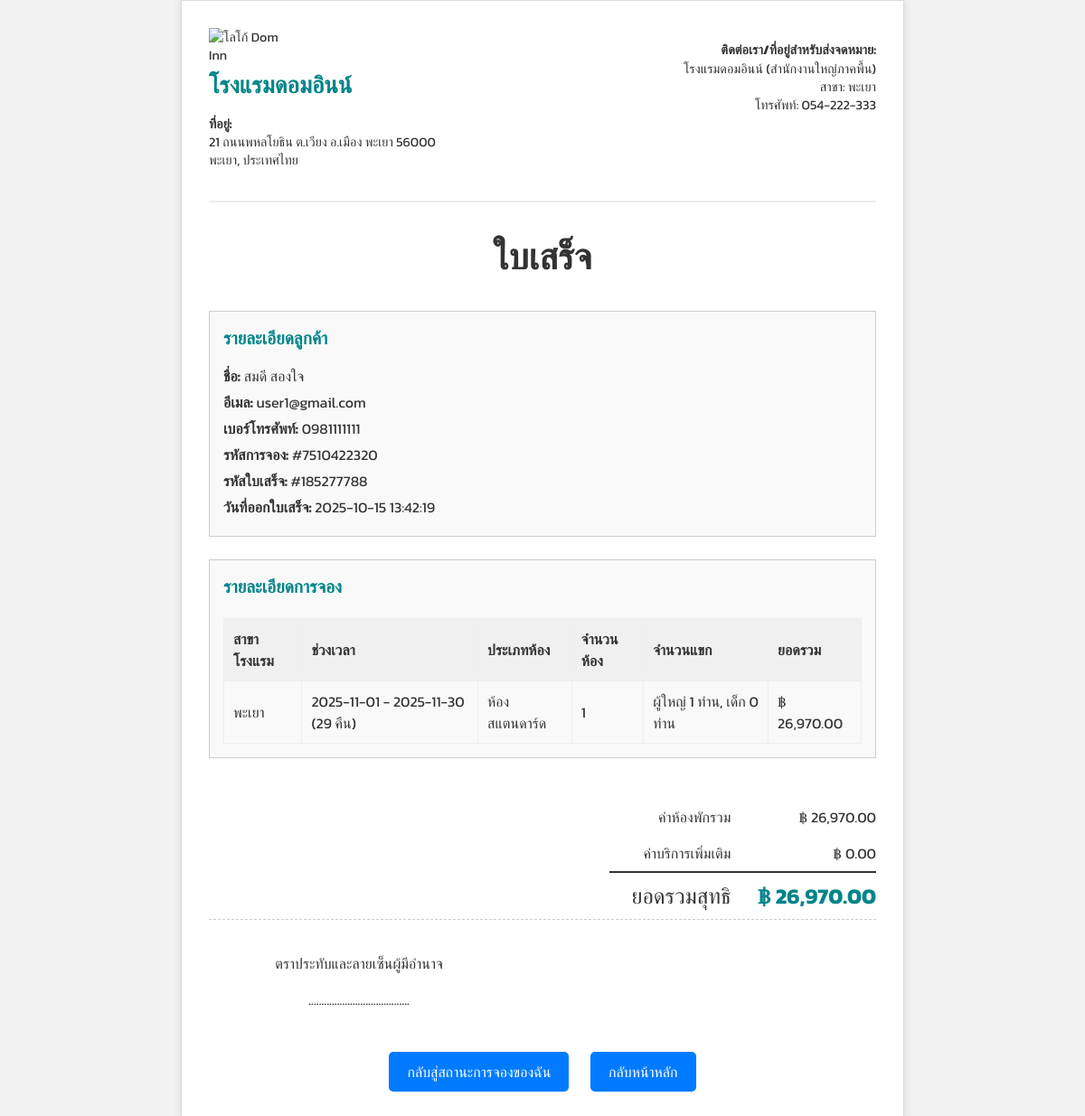
Page /PHP/receipt_details.php?receipt_id=185277788 on the committed database.
### tables this page shows
CREATE TABLE `reservation` (
  `Reservation_Id` varchar(10) NOT NULL,
  `Guest_name` varchar(100) DEFAULT NULL,
  `Number_of_rooms` int(2) DEFAULT NULL,
  `Booking_time` datetime DEFAULT NULL,
  `Number_of_adults` int(1) DEFAULT NULL,
  `Number_of_children` int(1) DEFAULT NULL,
  `Booking_date` date DEFAULT NULL,
  `Check_out_date` date DEFAULT NULL,
  `Email_Admin` varchar(30) DEFAULT NULL,
  `Province_Id` varchar(2) DEFAULT NULL,
  `Email_member` varchar(30) DEFAULT NULL,
  `Booking_status_Id` varchar(5) DEFAULT NULL,
  `stars` decimal(2,1) DEFAULT NULL,
  `comment` text DEFAULT NULL,
  `Receipt_Id` int(10) DEFAULT NULL,
  `Total_price` int(100) NOT NULL,
  `rating_timestamp` datetime DEFAULT NULL
);

CREATE TABLE `province` (
  `Province_Id` varchar(2) NOT NULL,
  `Province_name` varchar(50) DEFAULT NULL,
  `Region_Id` varchar(2) DEFAULT NULL,
  `Address` varchar(255) NOT NULL,
  `Phone` varchar(20) NOT NULL
);

CREATE TABLE `member` (
  `Email_member` varchar(30) NOT NULL,
  `Password` varchar(255) DEFAULT NULL,
  `Title_name` varchar(6) DEFAULT NULL,
  `First_name` varchar(50) DEFAULT NULL,
  `Last_name` varchar(50) DEFAULT NULL,
  `Gender` varchar(4) DEFAULT NULL,
  `Phone_number` varchar(10) DEFAULT NULL
);

CREATE TABLE `receipt` (
  `Receipt_Id` int(10) NOT NULL,
  `Guest_name` varchar(100) DEFAULT NULL,
  `Receipt_date` date DEFAULT NULL,
  `Receipt_time` varchar(10) DEFAULT NULL,
  `Phone_number` varchar(10) DEFAULT NULL,
  `Payment_image_file` varchar(50) DEFAULT NULL,
  `Email_Admin` varchar(30) DEFAULT NULL,
  `Status` varchar(4) NOT NULL
);

### PHP/receipt_details.php (the view, shortened to what this page needs)
<?php
include 'db.php';
$conn->set_charset("utf8");
$receipt_id = $_GET['receipt_id'] ?? null;
$receipt_data = [];
$sql_fetch_all_details = "
    SELECT
        rc.Receipt_Id, rc.Guest_name AS Receipt_Guest_name, rc.Receipt_date, rc.Receipt_time,
        rc.Phone_number AS Receipt_Phone_number, rc.Payment_image_file, rc.Email_Admin, rc.Status AS Receipt_Status,
        res.Reservation_Id, res.Guest_name AS Res_Guest_name, res.Number_of_rooms,
        res.Number_of_adults, res.Number_of_children, res.Booking_date, res.Check_out_date,
        res.Total_price, res.Email_member,
        p.Province_name, p.Address AS Province_Address, p.Phone AS Province_Phone, p.Region_Id,
        m.Phone_number AS Member_Phone_number
    FROM receipt rc
    LEFT JOIN reservation res ON rc.Receipt_Id = res.Receipt_Id
    LEFT JOIN province p ON res.Province_Id = p.Province_Id
    LEFT JOIN member m ON res.Email_member = m.Email_member
    WHERE rc.Receipt_Id = ?
";
$stmt_fetch_details = $conn->prepare($sql_fetch_all_details);
$stmt_fetch_details->bind_param("i", $receipt_id);
$stmt_fetch_details->execute();
$result_details = $stmt_fetch_details->get_result();
if ($row = $result_details->fetch_assoc()) {
    $receipt_data = $row;
    $num_nights = 0;
    if (!empty($receipt_data['Booking_date']) && !empty($receipt_data['Check_out_date'])) {
        try {
            $checkin_obj = new DateTime($receipt_data['Booking_date']);
            $checkout_obj = new DateTime($receipt_data['Check_out_date']);
            $interval = $checkin_obj->diff($checkout_obj);
            $num_nights = max(1, (int)$interval->days);
        } catch (Exception $e) {
            $num_nights = 0;
            error_log("ERROR: receipt_details.php - Error calculating nights: " . $e->getMessage());
        }
    }
    $receipt_data['Num_Nights'] = $num_nights;
} else {
    error_log("WARNING: receipt_details.php - Receipt details not found for ID: " . htmlspecialchars($receipt_id));
    header("Location: home.php?error=receipt_details_not_found&id=" . htmlspecialchars($receipt_id));
    exit();
}
$hotel_name = $receipt_data['Province_name'] ?? 'ไม่ระบุสาขา';
$hotel_address = $receipt_data['Province_Address'] ?? 'ไม่ระบุที่อยู่';
$hotel_phone = $receipt_data['Province_Phone'] ?? 'ไม่ระบุเบอร์โทร';
$guest_name_display = $receipt_data['Res_Guest_name'] ?? $receipt_data['Receipt_Guest_name'] ?? 'ไม่ระบุ';
$guest_email_display = $receipt_data['Email_member'] ?? 'ไม่ระบุ';
$guest_phone_display = $receipt_data['Member_Phone_number'] ?? $receipt_data['Receipt_Phone_number'] ?? 'ไม่ระบุ';
?>
<!DOCTYPE html>
<html lang="th">
<head>
</head>
<body>
    <div class="receipt-container">
        <div class="header-section">
            <div class="company-info">
                <img src="../src/images/4.png" alt="โลโก้ Dom Inn" class="header-dom-inn-logo">
                <p class="header-hotel-name">โรงแรมดอมอินน์</p>
                <p><strong>ที่อยู่:</strong><br>
                    <?= htmlspecialchars($hotel_address) ?><br>
                    <?= htmlspecialchars($hotel_name) ?>, ประเทศไทย</p>
            </div>
            <div class="contact-info">
                <p><strong>ติดต่อเรา/ที่อยู่สำหรับส่งจดหมาย:</strong><br>
                    โรงแรมดอมอินน์ (สำนักงานใหญ่ภาคพื้น)<br>
                    สาขา: <?= htmlspecialchars($hotel_name) ?><br>
                    โทรศัพท์: <?= htmlspecialchars($hotel_phone) ?></p>
            </div>
        </div>
        <div class="receipt-title">ใบเสร็จ</div>
        <div class="customer-address-section">
            <h3>รายละเอียดลูกค้า</h3>
            <p><strong>ชื่อ:</strong> <?= htmlspecialchars($guest_name_display) ?></p>
            <p><strong>อีเมล:</strong> <?= htmlspecialchars($guest_email_display) ?></p>
            <p><strong>เบอร์โทรศัพท์:</strong> <?= htmlspecialchars($guest_phone_display) ?></p>
            <p><strong>รหัสการจอง:</strong> #<?= htmlspecialchars($receipt_data['Reservation_Id'] ?? 'N/A') ?></p>
            <p><strong>รหัสใบเสร็จ:</strong> #<?= htmlspecialchars($receipt_data['Receipt_Id']) ?></p>
            <p><strong>วันที่ออกใบเสร็จ:</strong> <?= htmlspecialchars($receipt_data['Receipt_date'] ?? 'N/A') ?> <?= htmlspecialchars($receipt_data['Receipt_time'] ?? 'N/A') ?></p>
        </div>
        <div class="description-section">
            <h3>รายละเอียดการจอง</h3>
            <table class="description-table">
                <thead>
                    <tr>
                        <th>สาขาโรงแรม</th>
                        <th>ช่วงเวลา</th>
                        <th>ประเภทห้อง</th>
                        <th>จำนวนห้อง</th>
                        <th>จำนวนแขก</th>
                        <th>ยอดรวม</th>
                    </tr>
                </thead>
                <tbody>
                    <tr>
                        <td><?= htmlspecialchars($hotel_name) ?></td>
                        <td><?= htmlspecialchars($receipt_data['Booking_date'] ?? 'N/A') ?> - <?= htmlspecialchars($receipt_data['Check_out_date'] ?? 'N/A') ?> (<?= htmlspecialchars($receipt_data['Num_Nights']) ?> คืน)</td>
                        <td>ห้องสแตนดาร์ด</td>
                        <td><?= htmlspecialchars($receipt_data['Number_of_rooms'] ?? 'N/A') ?></td>
                        <td>ผู้ใหญ่ <?= htmlspecialchars($receipt_data['Number_of_adults'] ?? 0) ?> ท่าน, เด็ก <?= htmlspecialchars($receipt_data['Number_of_children'] ?? 0) ?> ท่าน</td>
                        <td>฿ <?= number_format($receipt_data['Total_price'] ?? 0, 2) ?></td>
                    </tr>
                </tbody>
            </table>
        </div>
        <div class="amount-section">
            <table>
                <tr>
                    <th>ค่าห้องพักรวม</th>
                    <td>฿ <?= number_format($receipt_data['Total_price'] ?? 0, 2) ?></td>
                </tr>
                <tr>
                    <th>ค่าบริการเพิ่มเติม</th>
                    <td>฿ 0.00</td>
                </tr>
                <tr class="grand-total">
                    <th>ยอดรวมสุทธิ</th>
                    <td><span>฿ <?= number_format($receipt_data['Total_price'] ?? 0, 2) ?></span></td>
                </tr>
            </table>
        </div>
        <div class="signature-section">
            <div class="left-signature">
                <p>ตราประทับและลายเซ็นผู้มีอำนาจ</p>
                <p>.......................................</p>
            </div>
        </div>
        <div class="action-buttons">
            <a href="booking_status_pending.php">กลับสู่สถานะการจองของฉัน</a>
            <a href="home.php">กลับหน้าหลัก</a>
        </div>
    </div>
</body>
</html>

### PHP/receipt_details.php (style rules this page uses)
body { font-family: 'Kanit', sans-serif; margin: 0; padding: 0; background-color: #f2f2f2; display: flex; justify-content: center; align-items: center; min-height: 100vh; }
.receipt-container { width: 800px; background-color: #fff; border: 1px solid #ddd; box-shadow: 0 0 10px rgba(0, 0, 0, 0.1); padding: 30px; box-sizing: border-box; color: #333; }
.header-section { display: flex; justify-content: space-between; align-items: flex-start; margin-bottom: 30px; border-bottom: 2px solid #eee; padding-bottom: 20px; }
.header-section .company-info .header-dom-inn-logo { width: 100px; height: auto; display: block; margin-bottom: 5px; }
.header-section .company-info .header-hotel-name { font-size: 1.8em; font-weight: bold; color: #008489; margin-top: 0; margin-bottom: 10px; }
.header-section .company-info { text-align: left; font-size: 0.9em; line-height: 1.4; }
.header-section .contact-info { text-align: right; font-size: 0.9em; line-height: 1.4; }
.receipt-title { text-align: center; font-size: 2.5em; font-weight: bold; margin-bottom: 30px; color: #333; }
.customer-address-section, .description-section { border: 1px solid #ccc; padding: 15px; margin-bottom: 25px; background-color: #f9f9f9; }
.customer-address-section h3, .description-section h3 { font-size: 1.2em; margin-top: 0; margin-bottom: 15px; color: #008489; }
.customer-address-section p, .description-section p { margin: 5px 0; }
.description-table { width: 100%; border-collapse: collapse; margin-top: 20px; }
.description-table th, .description-table td { border: 1px solid #eee; padding: 10px; text-align: left; }
.description-table th { background-color: #f0f0f0; font-weight: bold; }
.amount-section { width: 40%; float: right; margin-top: 20px; }
.amount-section table { width: 100%; border-collapse: collapse; }
.amount-section th, .amount-section td { border: none; padding: 8px 0; text-align: right; }
.amount-section th { font-weight: normal; }
.grand-total { font-size: 1.5em; font-weight: bold; border-top: 2px solid #333; padding-top: 10px; margin-top: 10px; text-align: right; }
.grand-total span { color: #008489; }
.signature-section { display: flex; justify-content: space-between; align-items: center; margin-top: 40px; border-top: 1px dashed #ccc; padding-top: 20px; }
.signature-section .left-signature { text-align: center; width: 45%; }
.action-buttons { text-align: center; margin-top: 30px; }
.action-buttons a { display: inline-block; padding: 10px 20px; background-color: #007bff; color: white; text-decoration: none; border-radius: 5px; margin: 0 10px; transition: background-color 0.3s; }

### rows in the picture
reservation: Province_Id.Address "21 ถนนพหลโยธิน ต.เวียง อ.เมือง พะเยา 56000", Province_Id.Province_name "พะเยา", Province_Id.Phone "054-222-333", Guest_name "สมดี สองใจ", Email_member "user1@gmail.com", Email_member.Phone_number "0981111111", Reservation_Id "7510422320", Receipt_Id.Receipt_Id "185277788", Receipt_Id.Receipt_date "2025-10-15", Receipt_Id.Receipt_time "13:42:19", Booking_date "2025-11-01", Check_out_date "2025-11-30", Number_of_rooms "1", Number_of_adults "1", Number_of_children "0", Total_price "26,970.00"

### other values in the picture
$receipt_data['Num_Nights'] "29"
